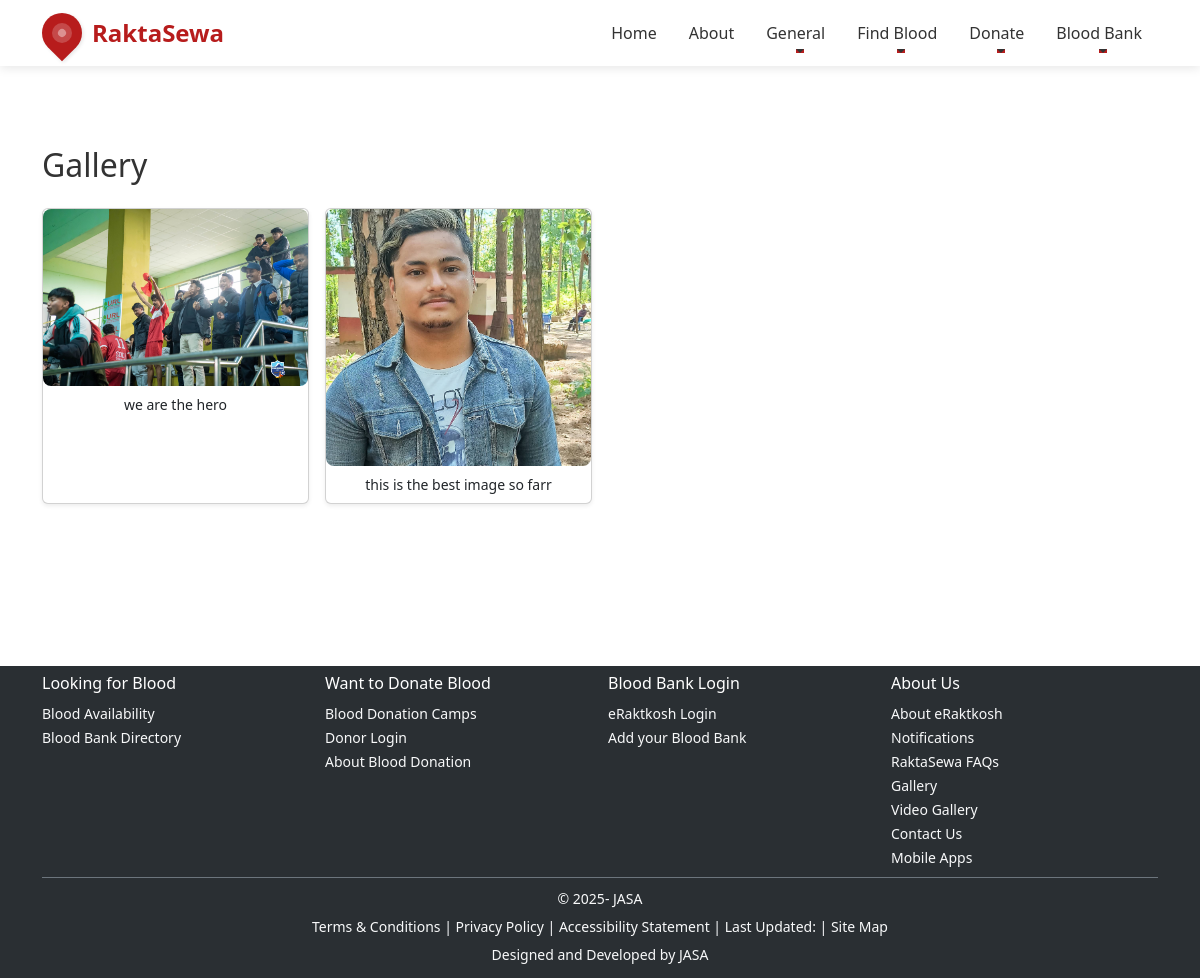
The app's page /gallery/, older data.
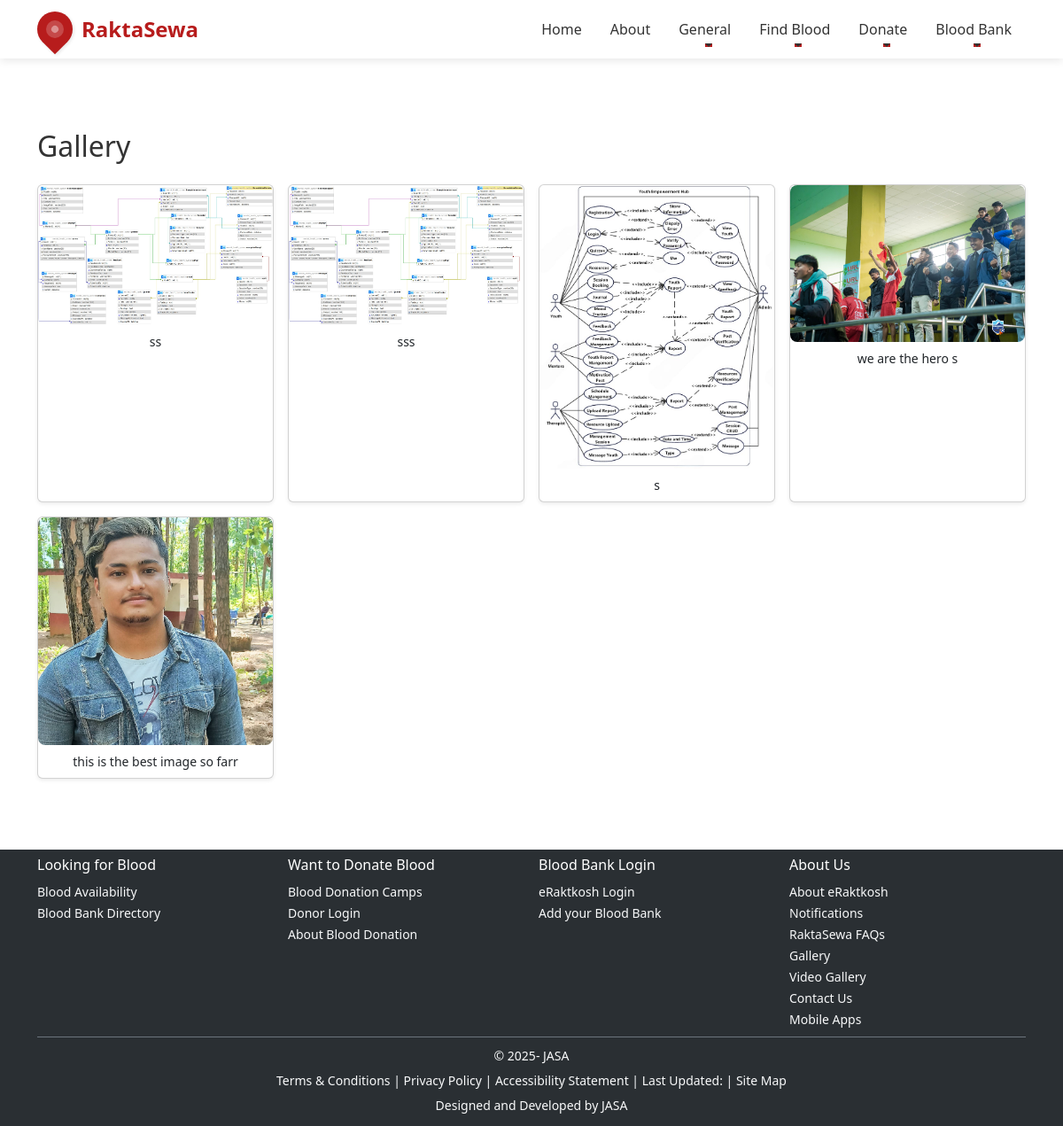
The same page, newer data.
### core/models.py (models this page shows, shortened)
class Gallery(models.Model):
    image = models.ImageField(upload_to='gallery/')
    caption = models.CharField(max_length=255, blank=True)
    uploaded_at = models.DateTimeField(auto_now_add=True)

### core/views.py (the view)
# urls.py: path('gallery/', views.gallery, name='gallery'),
def gallery(request):
    images = Gallery.objects.order_by('-uploaded_at')
    return render(request, 'gallery.html', {'images': images})

### templates/gallery.html (shortened to what this page needs)
{% extends 'base.html' %}
{% load static %}
{% block content %}
<div class="container my-5">
  <h2 class="mb-4">Gallery</h2>
  <div class="row g-3">
    {% for image in images %}
    <div class="col-6 col-md-4 col-lg-3">
      <div class="card shadow-sm h-100">
        <img src="{{ image.image.url }}" class="card-img-top gallery-img" alt="{{ image.caption }}">
        {% if image.caption %}
        <div class="card-body p-2">
          <p class="card-text small text-center">{{ image.caption }}</p>
        </div>
        {% endif %}
      </div>
    </div>
    {% empty %}
    <div class="text-center">No images in the gallery yet.</div>
    {% endfor %}
  </div>
</div>
{% endblock %}

### templates/base.html (shortened to what this page needs)
{% load static %}
<!DOCTYPE html>
<html lang="en">
<head>
    <link rel="stylesheet" href="https://cdn.jsdelivr.net/npm/bootstrap@5.3.3/dist/css/bootstrap.min.css">
    <link rel="stylesheet" href="https://cdn.jsdelivr.net/npm/bootstrap-icons@1.11.3/font/bootstrap-icons.min.css">
    <link rel="stylesheet" href="{% static 'css/styles.css' %}">
</head>
<body class="d-flex flex-column min-vh-100">
    <nav class="navbar navbar-expand-lg sticky-top">
        <div class="container">
            <a class="logo-container" href="/">
                <div class="logo-icon"></div>
                <span class="logo-text">RaktaSewa</span>
            </a>
            <div class="collapse navbar-collapse" id="navbarNavDropdown">
                <ul class="navbar-nav ms-auto">
                    <li class="nav-item"><a class="nav-link" href="/">Home</a></li>
                    <li class="nav-item"><a class="nav-link" href="/about/">About</a></li>
                    <li class="nav-item dropdown">
                        <a class="nav-link dropdown-toggle" href="#" id="generalDropdown" role="button" data-bs-toggle="dropdown" aria-expanded="false">General</a>
                    </li>
                    <li class="nav-item dropdown">
                        <a class="nav-link dropdown-toggle" href="#" id="lookingDropdown" role="button" data-bs-toggle="dropdown" aria-expanded="false">Find Blood</a>
                    </li>
                    <li class="nav-item dropdown">
                        <a class="nav-link dropdown-toggle" href="#" id="donateDropdown" role="button" data-bs-toggle="dropdown" aria-expanded="false">Donate</a>
                    </li>
                    <li class="nav-item dropdown">
                        <a class="nav-link dropdown-toggle" href="#" id="bankDropdown" role="button" data-bs-toggle="dropdown" aria-expanded="false">Blood Bank</a>
                    </li>
                </ul>
            </div>
        </div>
    </nav>
    <main class="flex-shrink-0">
        {% block content %}{% endblock %}
    </main>
    <footer class="footer mt-auto py-2" style="background: #2A2F33;">
        <div class="container">
            <div class="row g-3">
                <div class="col-md-3">
                    <h6 class="text-white mb-2">Looking for Blood</h6>
                    <ul class="list-unstyled mb-0">
                        <li><a href="{% url 'bloodavailability' %}" class="text-light text-decoration-none small">Blood Availability</a></li>
                        <li><a href="/directory/" class="text-light text-decoration-none small">Blood Bank Directory</a></li>
                    </ul>
                </div>
                <div class="col-md-3">
                    <h6 class="text-white mb-2">Want to Donate Blood</h6>
                    <ul class="list-unstyled mb-0">
                        <li><a href="/camp/" class="text-light text-decoration-none small">Blood Donation Camps</a></li>
                        <li><a href="/donor-login/" class="text-light text-decoration-none small">Donor Login</a></li>
                        <li><a href="/about-donation/" class="text-light text-decoration-none small">About Blood Donation</a></li>
                    </ul>
                </div>
                <div class="col-md-3">
                    <h6 class="text-white mb-2">Blood Bank Login</h6>
                    <ul class="list-unstyled mb-0">
                        <li><a href="{% url 'raktasewa_login' %}" class="text-light text-decoration-none small">eRaktkosh Login</a></li>
                        <li><a href="/add-bank/" class="text-light text-decoration-none small">Add your Blood Bank</a></li>
                    </ul>
                </div>
                <div class="col-md-3">
                    <h6 class="text-white mb-2">About Us</h6>
                    <ul class="list-unstyled mb-0">
                        <li><a href="/about/" class="text-light text-decoration-none small">About eRaktkosh</a></li>
                        <li><a href="/notification/" class="text-light text-decoration-none small">Notifications</a></li>
                        <li><a href="/faq/" class="text-light text-decoration-none small">RaktaSewa FAQs</a></li>
                        <li><a href="/gallery/" class="text-light text-decoration-none small">Gallery</a></li>
                        <li><a href="/video-gallery/" class="text-light text-decoration-none small">Video Gallery</a></li>
                        <li><a href="/contact/" class="text-light text-decoration-none small">Contact Us</a></li>
                        <li><a href="/apps/" class="text-light text-decoration-none small">Mobile Apps</a></li>
                    </ul>
                </div>
            </div>
            <div class="text-center text-light border-top border-secondary mt-2 pt-2">
                <small>&copy; 2025-{{ now|date:"Y" }} JASA</small>
                <div class="mt-1">
                    <small>
                        <a href="/terms/" class="text-light text-decoration-none">Terms & Conditions</a> |
                        <a href="/privacy/" class="text-light text-decoration-none">Privacy Policy</a> |
                        <a href="/accessibility/" class="text-light text-decoration-none">Accessibility Statement</a> |
                        Last Updated: {{ now|date:"M d Y" }} |
                        <a href="/sitemap/" class="text-light text-decoration-none">Site Map</a>
                    </small>
                </div>
                <div class="mt-1 mb-1">
                    <small>Designed and Developed by JASA</small>
                </div>
            </div>
        </div>
    </footer>
</body>
</html>

### static/css/styles.css (style rules this page uses)
.gallery-img { border-radius: 8px; transition: transform 0.3s; }

### templates/base.html (style rules this page uses)
:root { --primary-color: #b71c1c; --secondary-color: #880808; --accent-color: #ff5252; --text-color: #333; --light-bg: #f8f9fa; }
.logo-container { display: flex; align-items: center; text-decoration: none; }
.logo-icon { width: 40px; height: 40px; background: var(--primary-color); border-radius: 50% 50% 50% 0; transform: rotate(-45deg); position: relative; margin-right: 10px; box-shadow: 0 2px 4px rgba(0,0,0,0.1); transition: all 0.3s ease; }
.logo-icon::before { content: ''; position: absolute; width: 20px; height: 20px; background: white; border-radius: 50%; top: 10px; left: 10px; opacity: 0.2; }
.logo-icon::after { content: ''; position: absolute; width: 8px; height: 8px; background: white; border-radius: 50%; top: 16px; left: 16px; opacity: 0.4; }
.logo-text { font-size: 1.5rem; font-weight: 700; color: var(--primary-color); transition: all 0.3s ease; }
body { font-family: 'Segoe UI', Tahoma, Geneva, Verdana, sans-serif; color: var(--text-color); }
.navbar { background: white !important; box-shadow: 0 2px 10px rgba(0,0,0,0.1); padding: 0.8rem 0; }
.nav-link { color: var(--text-color) !important; font-weight: 500; padding: 0.5rem 1rem !important; transition: all 0.3s ease; position: relative; }
.nav-link::after { content: ''; position: absolute; bottom: 0; left: 50%; width: 0; height: 2px; background: var(--primary-color); transition: all 0.3s ease; transform: translateX(-50%); }
main { min-height: calc(100vh - 200px); padding: 2rem 0; }
.footer { background: linear-gradient(135deg, var(--primary-color), var(--secondary-color)); color: white; padding: 2rem 0; margin-top: auto; }
.footer a { color: white; text-decoration: none; transition: all 0.3s ease; }

Row changes from the older to the newer data that the page shows:
added Gallery: image (picture), caption "ss"
added Gallery: image (picture), caption "sss"
added Gallery: image (picture), caption "s"
changed Gallery: caption "we are the hero" → "we are the hero s"
